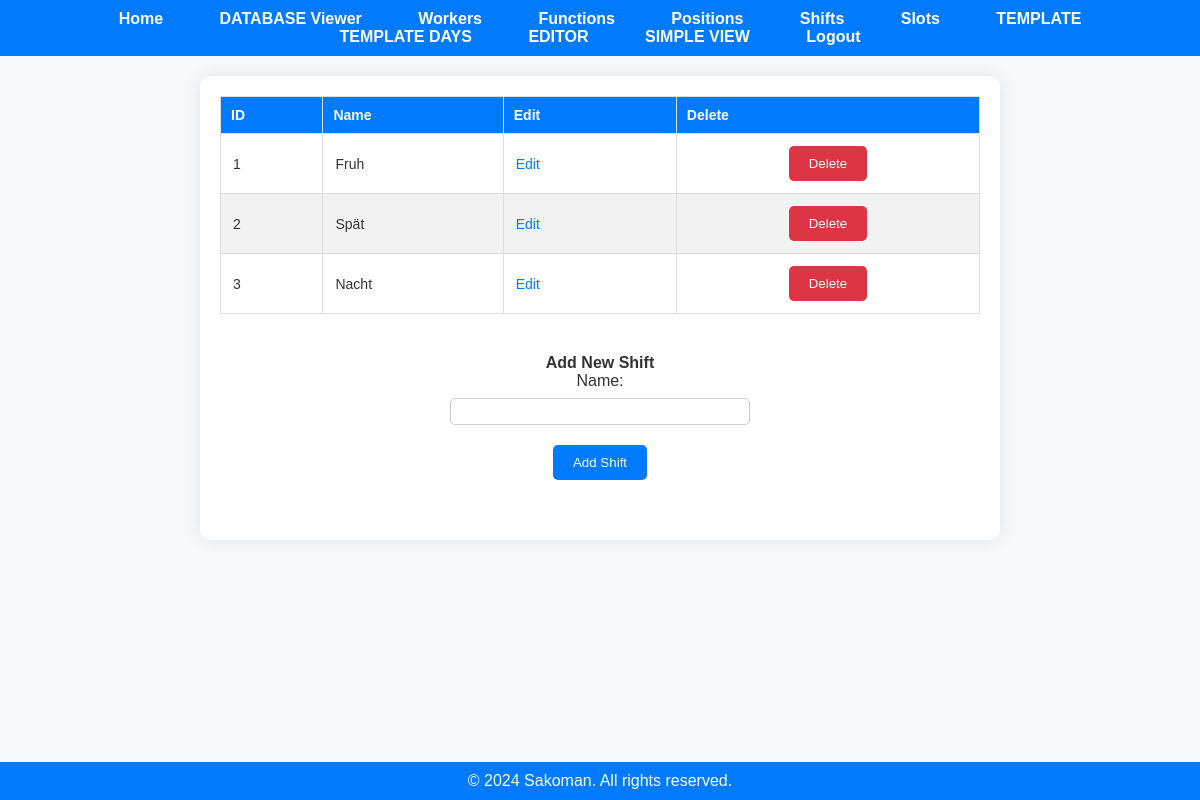
The page /shifts (signed in) on the database as committed earlier.
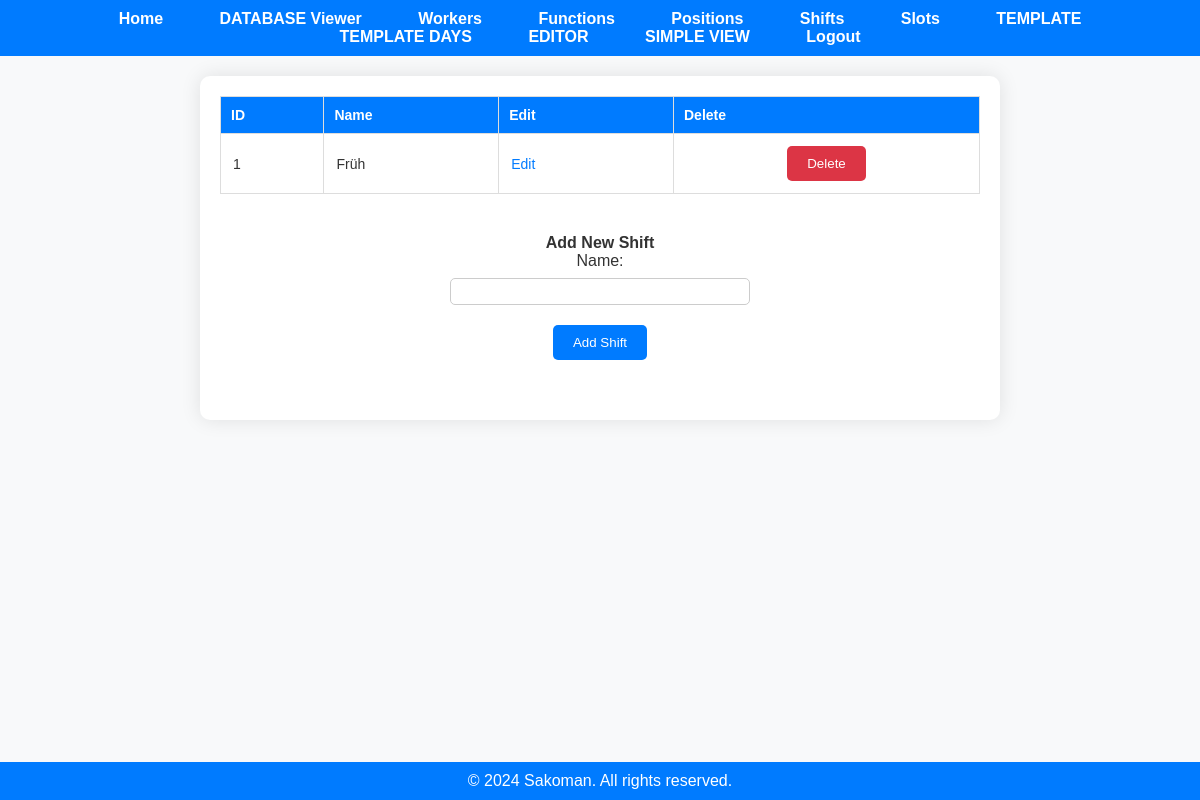
The same page on the database as committed later.
### app.py (models this page shows)
class Shift(db.Model):
    shift_id = db.Column(db.Integer, primary_key=True)
    user_id = db.Column(db.Integer, nullable=False)
    name = db.Column(db.String(50), nullable=False)

### app.py (the view)
@app.route('/shifts')
@employer_required
def display_shifts():
    if 'user_id' not in session:
        flash('You must be logged in to view this page.', 'error')
        return redirect(url_for('login'))
    user_id = session['user_id']
    shifts = fetch_all(user_id, 'Shift')
    return render_template('shifts.html', shifts=shifts)

### app.py (called while the page is built)
@login_manager.user_loader
def load_user(user_id):
    return User.query.get(int(user_id))

def employer_required(func):
    @wraps(func)
    def decorated_function(*args, **kwargs):
        if not current_user.is_authenticated:
            flash('You must be logged in to view this page.', 'error')
            return redirect(url_for('login'))
        if current_user.role != 'employer':
            flash('You do not have permission to view this page.', 'error')
            return redirect('/')
        return func(*args, **kwargs)
    return decorated_function

def fetch_all(user_id, table_name):
    if table_name not in ['Worker', 'Function', 'Position', 'Shift', 'Slot', 'Year_Days', 'Schedule']:
        return None
    table_class = globals()[table_name]
    items = table_class.query.filter_by(user_id=user_id).all()
    return items

### templates/shifts.html (shortened to what this page needs)
<!DOCTYPE html>
<html lang="en">
<head>
    <link rel="stylesheet" href="{{ url_for('static', filename='styles.css') }}">
</head>
<body>
    {% include 'navbar.html' %}
    <div class="container">
        <div class="existing-items-section">
            {% if shifts %}
                <table class="data-table">
                    <thead>
                        <tr>
                            <th>ID</th>
                            <th>Name</th>
                            <th>Edit</th>
                            <th>Delete</th>
                        </tr>
                    </thead>
                    <tbody>
                        {% for shift in shifts %}
                            <tr>
                                <td>{{ shift.shift_id }}</td>
                                <td>{{ shift.name }}</td>
                                <td>
                                    <a href="/edit/{{ table_name }}/{{ shift.shift_id }}" class="action-link">Edit</a>
                                </td>
                                <td>
                                    <form action="/delete/{{ table_name }}/{{ shift.shift_id }}" method="post">
                                        <button type="submit" class="delete-button">Delete</button>
                                    </form>
                                </td>
                            </tr>
                        {% endfor %}
                    </tbody>
                </table>
            {% else %}
                <p>No shifts available.</p>
            {% endif %}
        </div>
        <div class="add-item-section">
            <h2>Add New Shift</h2>
            <form action="/add/shift" method="post" class="add-form">
                <label for="name">Name:</label>
                <input type="text" id="name" name="name">
                <button type="submit" class="add-button">Add Shift</button>
            </form>
        </div>
    </div>
    <div class="footer">
        &copy; 2024 Sakoman. All rights reserved.
    </div>
</body>
</html>

Rows that differ between the two databases and show on the page:
removed Shift: shift_id "2", name "Spät"
removed Shift: shift_id "3", name "Nacht"
changed Shift id 1: name "Fruh" → "Früh"
